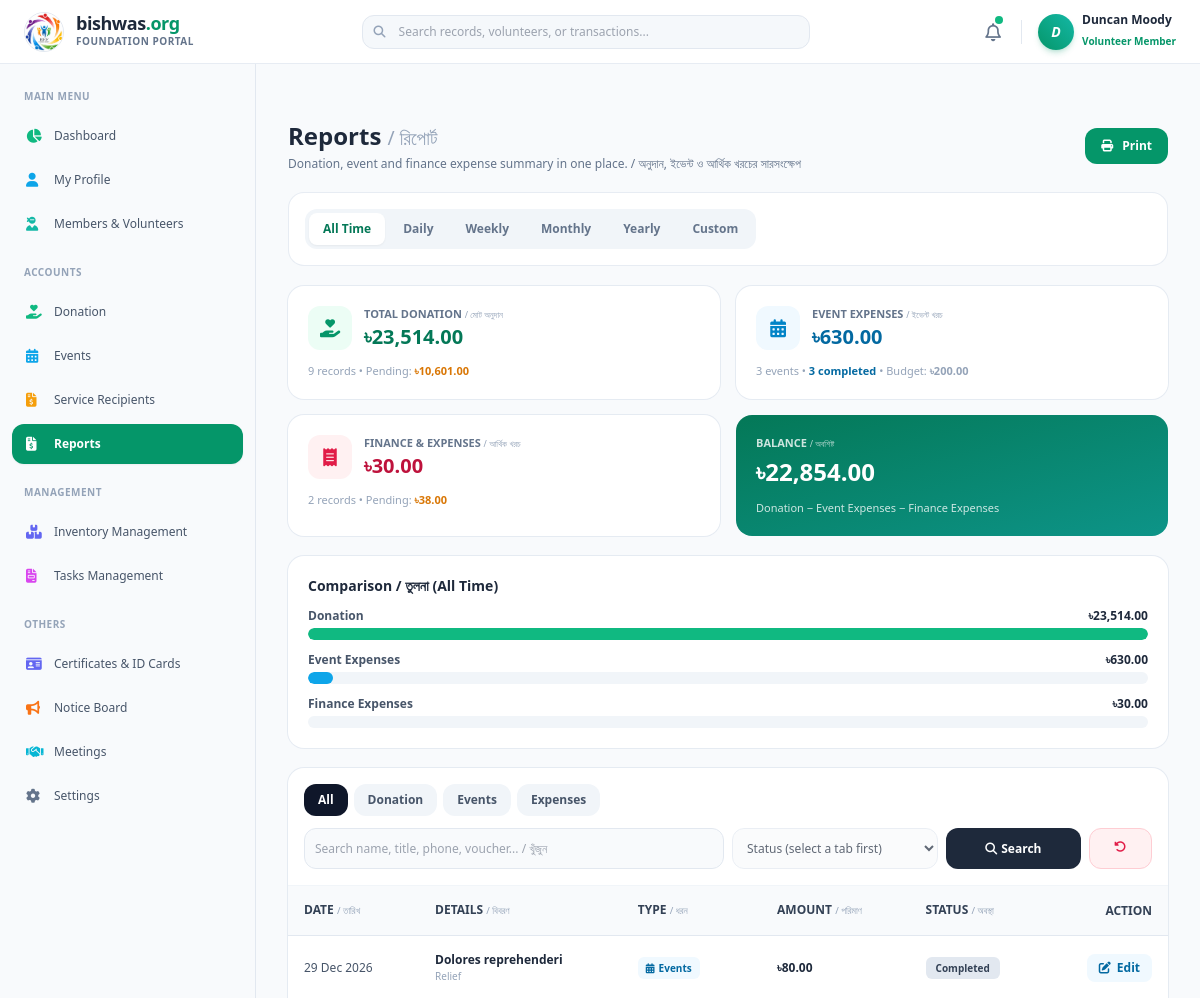
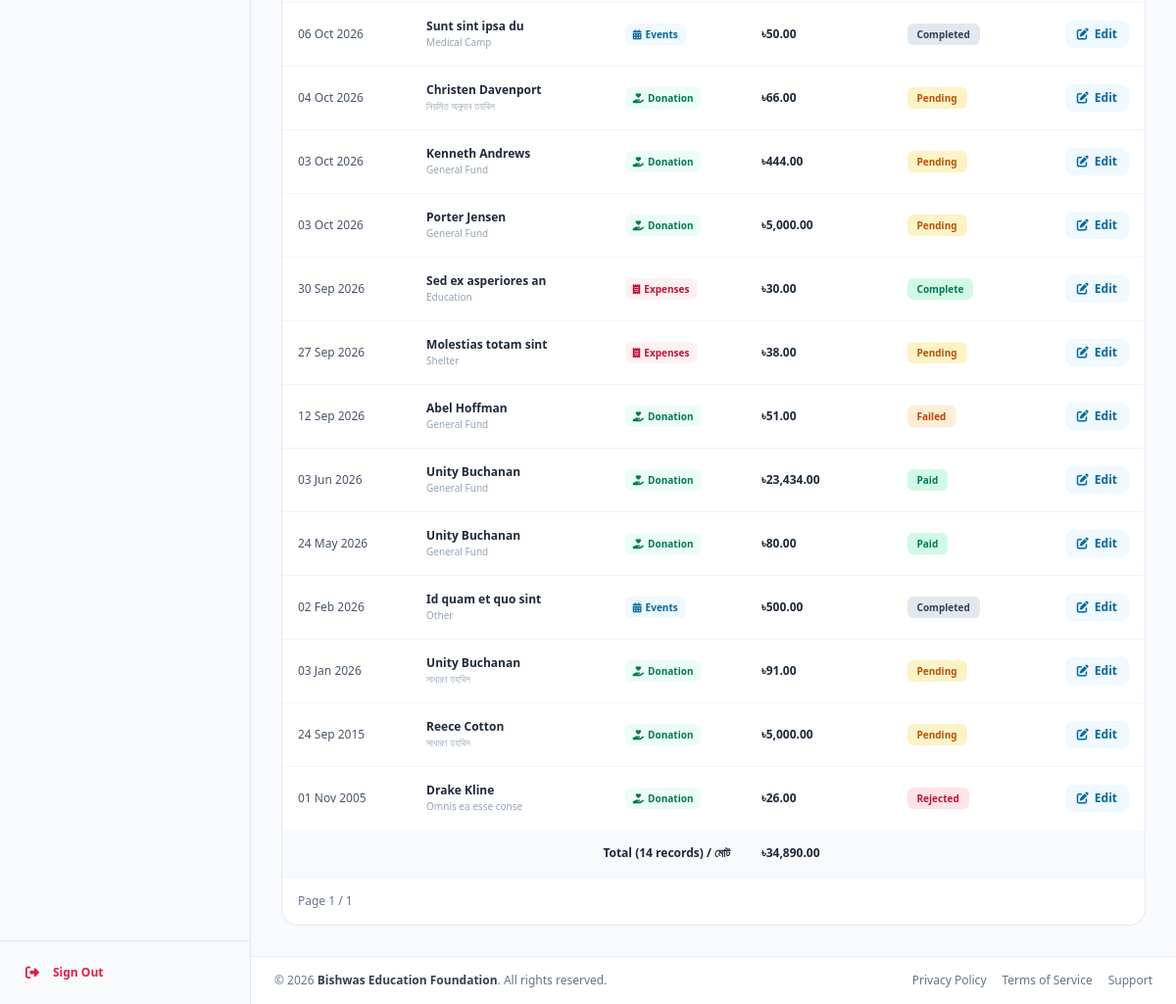
The page /portal/index.php?page=report (signed in) on the database its author committed (2 pictures, top to bottom).
### tables this page shows
CREATE TABLE `branding_settings` (
  `id` int(11) NOT NULL DEFAULT 1,
  `site_title` varchar(255) DEFAULT 'Bishwas Education Foundation',
  `site_logo` varchar(255) DEFAULT 'public/assets/logo_BG.png',
  `favicon_icon` varchar(255) DEFAULT 'public/assets/logo.png'
);

CREATE TABLE `events` (
  `id` int(10) UNSIGNED NOT NULL,
  `title` varchar(200) NOT NULL,
  `category` varchar(60) NOT NULL DEFAULT 'Other',
  `description` text DEFAULT NULL,
  `image` varchar(255) NOT NULL DEFAULT '',
  `location` varchar(255) NOT NULL,
  `start_date` date NOT NULL,
  `end_date` date NOT NULL,
  `start_time` time DEFAULT NULL,
  `end_time` time DEFAULT NULL,
  `budget` decimal(12,2) NOT NULL DEFAULT 0.00,
  `actual_cost` decimal(12,2) NOT NULL DEFAULT 0.00,
  `expected_beneficiaries` int(10) UNSIGNED NOT NULL DEFAULT 0,
  `max_volunteers` int(10) UNSIGNED NOT NULL DEFAULT 0,
  `organizer` varchar(150) NOT NULL DEFAULT '',
  `contact_phone` varchar(20) NOT NULL DEFAULT '',
  `status` enum('Upcoming','Ongoing','Completed','Cancelled') NOT NULL DEFAULT 'Upcoming',
  `created_at` timestamp NOT NULL DEFAULT current_timestamp(),
  `updated_at` timestamp NOT NULL DEFAULT current_timestamp() ON UPDATE current_timestamp()
);

CREATE TABLE `donations` (
  `id` int(11) NOT NULL,
  `donor_id` int(11) DEFAULT NULL,
  `type` enum('Public','Member','Volunteer') DEFAULT 'Public',
  `name` varchar(150) NOT NULL,
  `email` varchar(150) NOT NULL,
  `phone` varchar(20) NOT NULL,
  `amount` decimal(10,0) NOT NULL,
  `donation_type` varchar(100) DEFAULT 'General',
  `fund` varchar(100) DEFAULT 'General Fund',
  `payment_method` varchar(50) NOT NULL,
  `transaction_id` varchar(100) NOT NULL,
  `payment_status` enum('Pending','Paid','Failed','Rejected') DEFAULT 'Pending',
  `donation_date` date NOT NULL DEFAULT current_timestamp(),
  `admin_note` text DEFAULT NULL,
  `receipt` varchar(255) DEFAULT NULL,
  `created_at` timestamp NOT NULL DEFAULT current_timestamp(),
  `updated_at` timestamp NOT NULL DEFAULT current_timestamp() ON UPDATE current_timestamp()
);

CREATE TABLE `expenses` (
  `id` int(10) UNSIGNED NOT NULL,
  `voucher_no` varchar(20) NOT NULL DEFAULT '',
  `title` varchar(200) NOT NULL,
  `category` varchar(60) NOT NULL DEFAULT 'Other',
  `amount` decimal(12,2) NOT NULL DEFAULT 0.00,
  `expense_date` date NOT NULL,
  `activity_id` int(10) UNSIGNED DEFAULT NULL,
  `recipient_id` int(10) UNSIGNED DEFAULT NULL,
  `payment_method` varchar(40) NOT NULL DEFAULT '',
  `transaction_id` varchar(80) NOT NULL DEFAULT '',
  `paid_to` varchar(150) NOT NULL DEFAULT '',
  `description` text DEFAULT NULL,
  `receipt` varchar(255) NOT NULL DEFAULT '',
  `status` enum('Pending','Complete') NOT NULL DEFAULT 'Pending',
  `created_at` timestamp NOT NULL DEFAULT current_timestamp(),
  `updated_at` timestamp NOT NULL DEFAULT current_timestamp() ON UPDATE current_timestamp()
);

### portal/pages/report.php (the view, shortened to what the rows shown need)
<?php
if (!function_exists('h')) { function h($s) { return htmlspecialchars((string)$s, ENT_QUOTES, 'UTF-8'); } }
function tk($n) { return '৳' . number_format((float)$n, 2); }
$errors = [];
$MODS = [
    'don' => ['label' => 'Donation',  'table' => 'donations', 'date' => 'donation_date', 'amt' => 'amount',      'st' => 'payment_status',
              'title' => 'name',  'sub' => 'fund',     'search' => ['name', 'email', 'phone', 'transaction_id', 'fund'],
              'statuses' => ['pending', 'paid', 'failed', 'rejected'],       'link' => 'index.php?page=donation&edit=',
              'badge' => 'bg-emerald-50 text-emerald-700', 'icon' => 'fa-hand-holding-heart'],
    'evt' => ['label' => 'Events', 'table' => 'events', 'date' => 'start_date', 'amt' => 'actual_cost', 'st' => 'status',
              'title' => 'title', 'sub' => 'category', 'search' => ['title', 'location', 'organizer', 'category'],
              'statuses' => ['Upcoming', 'Ongoing', 'Completed', 'Cancelled'], 'link' => 'index.php?page=events&edit=',
              'badge' => 'bg-sky-50 text-sky-700', 'icon' => 'fa-calendar-days'],
    'exp' => ['label' => 'Expenses', 'table' => 'expenses', 'date' => 'expense_date', 'amt' => 'amount', 'st' => 'status',
              'title' => 'title', 'sub' => 'category', 'search' => ['voucher_no', 'title', 'paid_to', 'category'],
              'statuses' => ['Pending', 'Complete'],                         'link' => 'index.php?page=expense&edit=',
              'badge' => 'bg-rose-50 text-rose-700', 'icon' => 'fa-receipt'],
];
$period = $_GET['period'] ?? 'all';
$date = (!empty($_GET['date']) && strtotime($_GET['date'])) ? date('Y-m-d', strtotime($_GET['date'])) : date('Y-m-d');
$df   = $_GET['df'] ?? '';
$dt   = $_GET['dt'] ?? '';
$pg = max(1, (int)($_GET['pg'] ?? 1));
function rep_range($period, $date, $nav, $df, $dt) {
    $a = strtotime($date);
    switch ($period) {
        case 'all':
            $s = strtotime('2000-01-01'); $e = strtotime('2099-12-31'); $label = 'All Time'; break;
    }
    return [date('Y-m-d', $s), date('Y-m-d', $e), $label, date('Y-m-d', $a)];
}
list($from, $to, $label) = rep_range($period, $date, 0, $df, $dt);
function rep_rows($db, $sql, $types = '', $params = []) {
    global $errors;
    $st = mysqli_prepare($db, $sql);
    if ($types !== '') { mysqli_stmt_bind_param($st, $types, ...$params); }
    if (!mysqli_stmt_execute($st)) { $errors[] = mysqli_stmt_error($st); return []; }
    $res = mysqli_stmt_get_result($st); $out = [];
    while ($res && $r = mysqli_fetch_assoc($res)) { $out[] = $r; }
    return $out;
}
$list = [];
foreach ($MODS as $k => $m) {
    $sql = "SELECT id, {$m['date']} AS dt, {$m['title']} AS title, {$m['sub']} AS sub, {$m['amt']} AS amt, {$m['st']} AS st
            FROM {$m['table']} WHERE {$m['date']} BETWEEN ? AND ?";
    $types = 'ss'; $params = [$from, $to];
    foreach (rep_rows($db, $sql, $types, $params) as $r) { $r['ty'] = $k; $list[] = $r; }
}
usort($list, function ($a, $b) { return strcmp($b['dt'], $a['dt']) ?: ($b['id'] <=> $a['id']); });
$total = count($list);
$perPage = 15;
$pages = max(1, (int)ceil($total / $perPage));
$pg = min($pg, $pages);
$show = array_slice($list, ($pg - 1) * $perPage, $perPage);
$badge = ['paid' => 'bg-emerald-100 text-emerald-700', 'complete' => 'bg-emerald-100 text-emerald-700', 'completed' => 'bg-slate-200 text-slate-700',
          'pending' => 'bg-amber-100 text-amber-700', 'upcoming' => 'bg-sky-100 text-sky-700', 'ongoing' => 'bg-teal-100 text-teal-700',
          'failed' => 'bg-orange-100 text-orange-700', 'rejected' => 'bg-rose-100 text-rose-700', 'cancelled' => 'bg-rose-100 text-rose-700'];
?>
<section class=" space-y-5 max-w-7xl mx-auto">
    <div class="flex flex-col sm:flex-row sm:items-center justify-between gap-3">
        <div>
            <h2 class="text-xl sm:text-2xl font-bold text-slate-800">Reports <small class="normal-case font-medium text-slate-400">/ রিপোর্ট</small></h2>
        </div>
    </div>
    <div class="bg-white rounded-2xl ring-1 ring-slate-200/80 overflow-hidden">
        <div class="overflow-x-auto">
            <table class="w-full text-left text-xs text-slate-600">
                <thead class="bg-slate-50 text-slate-700 uppercase font-bold border-b border-slate-200">
                    <tr><th class="p-4">Date <small class="normal-case font-medium text-slate-400">/ তারিখ</small></th><th class="p-4">Details <small class="normal-case font-medium text-slate-400">/ বিবরণ</small></th><th class="p-4 hidden sm:table-cell">Type <small class="normal-case font-medium text-slate-400">/ ধরন</small></th><th class="p-4">Amount <small class="normal-case font-medium text-slate-400">/ পরিমাণ</small></th><th class="p-4">Status <small class="normal-case font-medium text-slate-400">/ অবস্থা</small></th><th class="p-4 text-right no-print">Action</th></tr>
                </thead>
                <tbody class="divide-y divide-slate-100">
                    <?php foreach ($show as $r) { $m = $MODS[$r['ty']]; $link = $m['link'] . (int)$r['id']; ?>
                    <tr class="hover:bg-slate-50/80">
                        <td class="p-4 whitespace-nowrap"><?= h(date('d M Y', strtotime($r['dt']))) ?></td>
                        <td class="p-4">
                            <a href="<?= h($link) ?>" class="font-semibold text-slate-800 hover:text-emerald-600 hover:underline"><?= h($r['title']) ?></a>
                            <span class="block text-[10px] text-slate-400"><?= h($r['sub']) ?></span>
                        </td>
                        <td class="p-4 hidden sm:table-cell"><span class="px-2 py-1 rounded-md text-[10px] font-bold <?= $m['badge'] ?>"><i class="fa-solid <?= $m['icon'] ?> mr-1"></i><?= h($m['label']) ?></span></td>
                        <td class="p-4 font-bold text-slate-800 whitespace-nowrap"><?= tk($r['amt']) ?></td>
                        <td class="p-4"><span class="px-2.5 py-1 rounded-md text-[10px] font-bold <?= $badge[strtolower($r['st'])] ?? 'bg-slate-100 text-slate-600' ?>"><?= h(ucfirst($r['st'])) ?></span></td>
                        <td class="p-4 text-right no-print">
                            <a href="<?= h($link) ?>" class="inline-flex items-center gap-1.5 px-3 py-1.5 rounded-lg bg-sky-50 text-sky-700 font-semibold hover:bg-sky-100"><i class="fa-solid fa-pen-to-square"></i> Edit</a>
                        </td>
                    </tr>
                    <?php } ?>
                </tbody>
            </table>
        </div>
    </div>
</section>

### portal/includes/header.php (shortened to what the rows shown need)
<?php
    include '../database/db.php';
    $sql = "SELECT * FROM branding_settings WHERE id = 1 LIMIT 1";
    $result = mysqli_query($db, $sql);
    $data = ($result && mysqli_num_rows($result) > 0) ? mysqli_fetch_assoc($result) : null;
    $site_title   = $data['site_title'] ?? 'Bishwas Education Foundation';
    $favicon_icon = !empty($data['favicon_icon']) ? $data['favicon_icon'] : 'public/assets/logo.png';
?>
<!DOCTYPE html>
<html lang="en">
<head>
    <script src="https://cdn.tailwindcss.com"></script>
    <link href="https://cdnjs.cloudflare.com/ajax/libs/font-awesome/6.4.0/css/all.min.css" rel="stylesheet">
</head>
<body class="bg-slate-50 font-sans text-slate-800 antialiased h-screen overflow-hidden flex flex-col">
    <header class="h-16 bg-white border-b border-slate-200/80 shadow-xs z-40 shrink-0 flex items-center justify-between px-4 lg:px-6">
        <div class="flex items-center gap-3">
            <a href="#" class="flex items-center gap-3 group">
                <div class="w-10 h-10 shrink-0 rounded-full overflow-hidden flex items-center justify-center border border-slate-200 shadow-xs group-hover:scale-105 transition-all">
                    <img src="../public/assets/<?php echo $favicon_icon; ?>" alt="Logo" class="w-full h-full object-cover" onerror="this.onerror=null; this.src='https://via.placeholder.com/40?text=BF';">
                </div>
                <div class="hidden sm:block">
                    <h1 class="font-bold text-lg leading-none tracking-tight text-slate-800 group-hover:text-emerald-600 transition-colors">
                        bishwas<span class="text-emerald-600 font-black">.org</span>
                    </h1>
                </div>
            </a>
        </div>
    </header>

### portal/index.php (shortened to what the rows shown need)
<?php
    include 'includes/header.php';
?>
    <div class="flex-1 flex overflow-hidden relative">
        <main class="flex-1 overflow-y-auto flex flex-col justify-between bg-slate-50">
            <div class="p-4 sm:p-6 lg:p-8 space-y-6">
                <?php
                $page = isset($_GET['page']) ? $_GET['page'] : 'dashboard';
                switch ($page) {
                    case 'report':
                        $filePath = 'pages/report.php';
                        break;
                }
                if (file_exists($filePath)) {
                    include $filePath;
                } else {
                    include 'pages/404.php';
                }
                ?>
            </div>
            <footer class="bg-white border-t border-slate-200/80 py-4 px-6">
                <div class="flex flex-col sm:flex-row items-center justify-between gap-3 text-xs text-slate-500">
                    <p>© <?php echo date('Y'); ?> <span class="font-semibold text-slate-700"><a href="https://bishwas.org" target="_blank" class="hover:text-emerald-600 transition-colors"><?php echo isset($site_title) ? $site_title : 'Bishwas'; ?></a></span>. All rights reserved.</p>
                </div>
            </footer>
        </main>
    </div>
<?php include 'includes/footer.php'; ?>

### rows shown on the page
branding_settings: favicon_icon (picture), site_title "Bishwas Education Foundation"
events: start_date "29 Dec 2026", title "Dolores reprehenderi", category "Relief", label "Events", actual_cost "৳80.00", status "Completed"
events: start_date "06 Oct 2026", title "Sunt sint ipsa du", category "Medical Camp", label "Events", actual_cost "৳50.00", status "Completed"
donations: donation_date "04 Oct 2026", name "Christen Davenport", fund "নিয়মিত অনুদান তহবিল", label "Donation", amount "৳66.00", payment_status "Pending"
donations: donation_date "03 Oct 2026", name "Kenneth Andrews", fund "General Fund", label "Donation", amount "৳444.00", payment_status "Pending"
donations: donation_date "03 Oct 2026", name "Porter Jensen", fund "General Fund", label "Donation", amount "৳5,000.00", payment_status "Pending"
expenses: expense_date "30 Sep 2026", title "Sed ex asperiores an", category "Education", label "Expenses", amount "৳30.00", status "Complete"
expenses: expense_date "27 Sep 2026", title "Molestias totam sint", category "Shelter", label "Expenses", amount "৳38.00", status "Pending"
donations: donation_date "12 Sep 2026", name "Abel Hoffman", fund "General Fund", label "Donation", amount "৳51.00", payment_status "Failed"
donations: donation_date "03 Jun 2026", name "Unity Buchanan", fund "General Fund", label "Donation", amount "৳23,434.00", payment_status "Paid"
donations: donation_date "24 May 2026", name "Unity Buchanan", fund "General Fund", label "Donation", amount "৳80.00", payment_status "Paid"
events: start_date "02 Feb 2026", title "Id quam et quo sint", category "Other", label "Events", actual_cost "৳500.00", status "Completed"
donations: donation_date "03 Jan 2026", name "Unity Buchanan", fund "সাধারণ তহবিল", label "Donation", amount "৳91.00", payment_status "Pending"
donations: donation_date "24 Sep 2015", name "Reece Cotton", fund "সাধারণ তহবিল", label "Donation", amount "৳5,000.00", payment_status "Pending"
donations: donation_date "01 Nov 2005", name "Drake Kline", fund "Omnis ea esse conse", label "Donation", amount "৳26.00", payment_status "Rejected"

### other values the page prints
substr($_SESSION['member_name'], 0, 1) "D"
$_SESSION['member_name'] "Duncan Moody"
$_SESSION['user_type'] "Volunteer Member"
$l "All Time"
$l "Daily"
$l "Weekly"
$l "Monthly"
$l "Yearly"
$l "Custom"
tk($totalDonation) "৳23,514.00"
$d['c'] "9"
tk($d['pend']) "৳10,601.00"
tk($totalEvent) "৳630.00"
$v['c'] "3"
$v['done_c'] "3"
